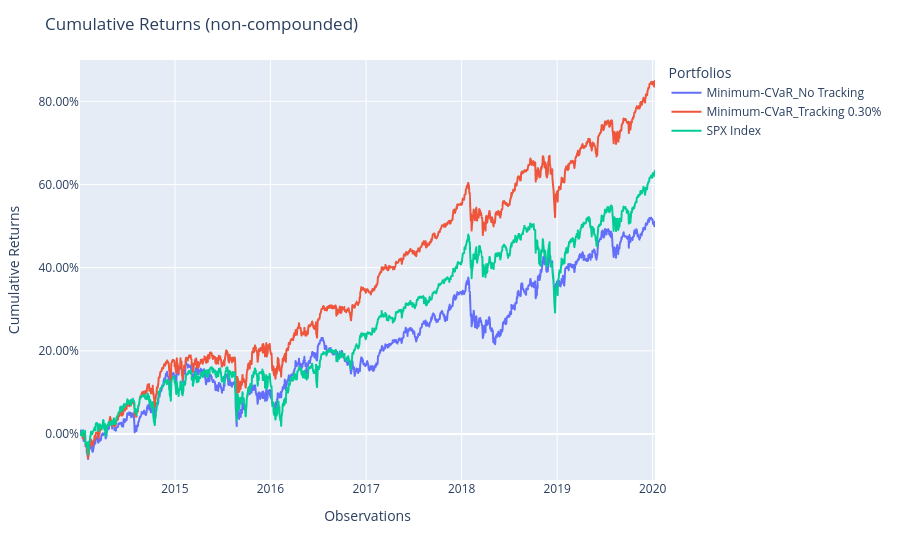

Source (notebook cell):
### Code cell
ptf_no_tracking_train = model_no_tracking.predict(X_train)
ptf_tracking_train = model_tracking.predict(X_train)
spx_train = model_spx.predict(y_train)
# Note that we coule have directly used:
# train_spx = Portfolio(y_train, weights=[1], name="SPX Index")

population_train = Population([ptf_no_tracking_train, ptf_tracking_train, spx_train])

fig = population_train.plot_cumulative_returns()
show(fig)

### Figure 1 — Plotly figure (JSON) as saved in the notebook; plotly's stock layout.template omitted (floating-point values rounded to 4 significant figures; data arrays with more than 128 entries replaced by an {"elided": "..."} marker saying what was removed)
{"data": [{"hovertemplate": "variable=Minimum-CVaR_No Tracking<br>index=%{x}<br>value=%{y}<extra></extra>", "legendgroup": "Minimum-CVaR_No Tracking", "line": {"color": "#636efa", "dash": "solid"}, "marker": {"symbol": "circle"}, "mode": "lines", "name": "Minimum-CVaR_No Tracking", "showlegend": true, "type": "scattergl", "x": {"elided": "1516 str values"}, "xaxis": "x", "y": {"elided": "1516 float values"}, "yaxis": "y"}, {"hovertemplate": "variable=Minimum-CVaR_Tracking 0.30%<br>index=%{x}<br>value=%{y}<extra></extra>", "legendgroup": "Minimum-CVaR_Tracking 0.30%", "line": {"color": "#EF553B", "dash": "solid"}, "marker": {"symbol": "circle"}, "mode": "lines", "name": "Minimum-CVaR_Tracking 0.30%", "showlegend": true, "type": "scattergl", "x": {"elided": "1516 str values"}, "xaxis": "x", "y": {"elided": "1516 float values"}, "yaxis": "y"}, {"hovertemplate": "variable=SPX Index<br>index=%{x}<br>value=%{y}<extra></extra>", "legendgroup": "SPX Index", "line": {"color": "#00cc96", "dash": "solid"}, "marker": {"symbol": "circle"}, "mode": "lines", "name": "SPX Index", "showlegend": true, "type": "scattergl", "x": {"elided": "1516 str values"}, "xaxis": "x", "y": {"elided": "1516 float values"}, "yaxis": "y"}], "layout": {"legend": {"title": {"text": "Portfolios"}, "tracegroupgap": 0}, "margin": {"t": 60}, "title": {"text": "Cumulative Returns (non-compounded)"}, "xaxis": {"anchor": "y", "domain": [0, 1], "title": {"text": "Observations"}}, "yaxis": {"anchor": "x", "domain": [0, 1], "tickformat": ".2%", "title": {"text": "Cumulative Returns"}}}}
